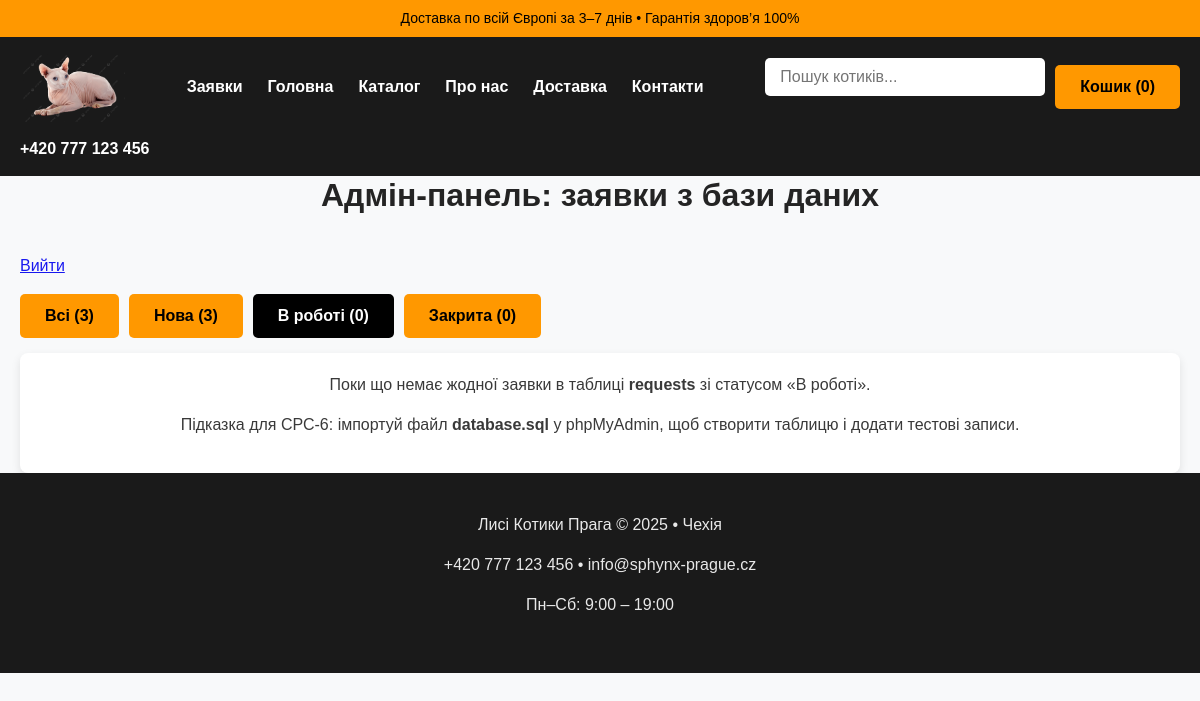
The page /admin_requests.php?page=1&status=in_progress (signed in) on the database as committed earlier.
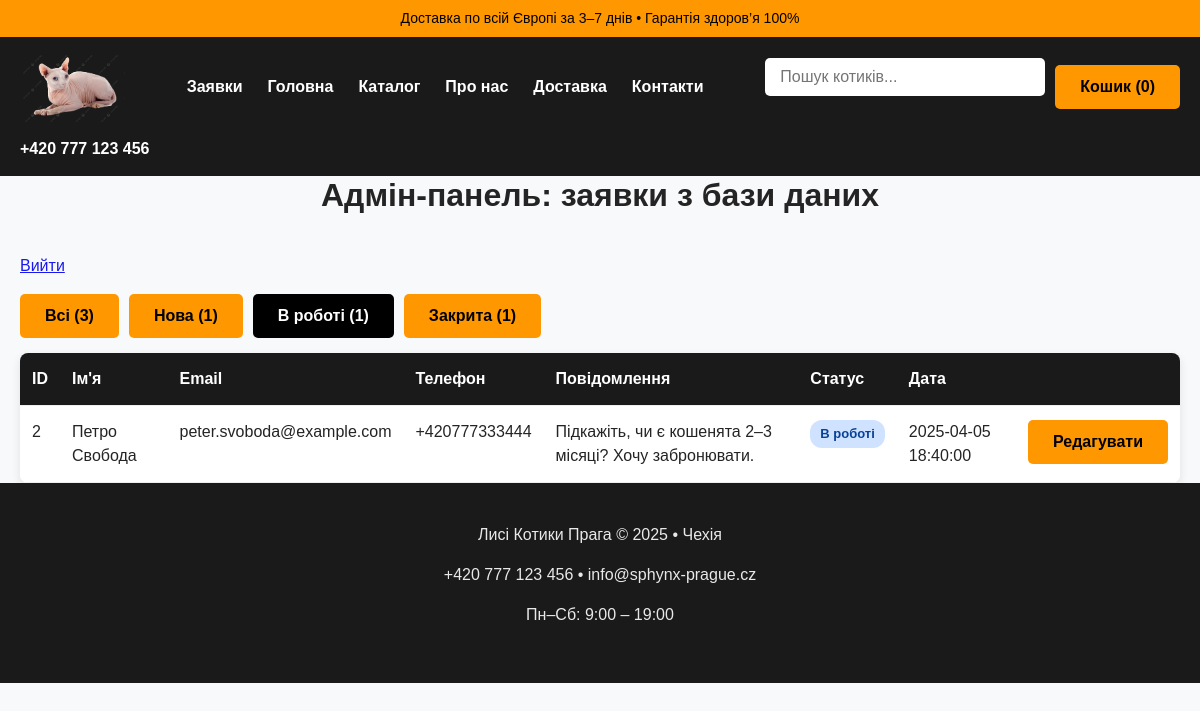
The same page on the database as committed later.
### tables this page shows
CREATE TABLE IF NOT EXISTS requests (
    id INT UNSIGNED AUTO_INCREMENT PRIMARY KEY,
    name VARCHAR(100) NOT NULL,
    email VARCHAR(150) NOT NULL,
    phone VARCHAR(20) NULL,
    age VARCHAR(20) NULL,
    color VARCHAR(50) NULL,
    message TEXT NOT NULL,
    consent TINYINT(1) NOT NULL DEFAULT 0,
    status VARCHAR(20) NOT NULL DEFAULT 'new',
    created_at DATETIME NOT NULL DEFAULT CURRENT_TIMESTAMP
);

### src/RequestRepository.php (called while the page is built, shortened)
<?php
final class RequestRepository
{
    public function all(?string $status = null, int $limit = 20, int $offset = 0): array
    {
        $sql = 'SELECT * FROM requests';
        $params = [];
        if ($status !== null) {
            $sql .= ' WHERE status = ?';
            $params[] = $status;
        }
        $sql .= ' ORDER BY id DESC LIMIT ? OFFSET ?';
        $stmt = $this->pdo->prepare($sql);
        $position = 1;
        foreach ($params as $param) {
            $stmt->bindValue($position++, $param);
        }
        $stmt->bindValue($position++, $limit, PDO::PARAM_INT);
        $stmt->bindValue($position++, $offset, PDO::PARAM_INT);
        $stmt->execute();
        return array_map(
            static fn (array $row): RequestRecord => RequestRecord::fromRow($row),
            $stmt->fetchAll(PDO::FETCH_ASSOC)
        );
    }
    public function count(?string $status = null): int
    {
        $sql = 'SELECT COUNT(*) FROM requests';
        $params = [];
        if ($status !== null) {
            $sql .= ' WHERE status = ?';
            $params[] = $status;
        }
        $stmt = $this->pdo->prepare($sql);
        $stmt->execute($params);
        return (int) $stmt->fetchColumn();
    }
}

### src/RequestStatus.php (called while the page is built, shortened)
<?php
final class RequestStatus
{
    public static function all(): array
    {
        return [self::NEW, self::IN_PROGRESS, self::CLOSED];
    }
    public static function ukrainianLabel(string $status): string
    {
        return match ($status) {
            self::NEW => 'Нова',
            self::IN_PROGRESS => 'В роботі',
            self::CLOSED => 'Закрита',
            default => $status,
        };
    }
}

### src/RequestRecord.php (called while the page is built, shortened)
<?php
final class RequestRecord
{
    public static function fromRow(array $row): self
    {
        return new self(
            id: (int) $row['id'],
            name: (string) $row['name'],
            email: (string) $row['email'],
            phone: $row['phone'] !== null ? (string) $row['phone'] : null,
            age: $row['age'] !== null ? (string) $row['age'] : null,
            color: $row['color'] !== null ? (string) $row['color'] : null,
            message: (string) $row['message'],
            consent: (bool) $row['consent'],
            status: (string) ($row['status'] ?? RequestStatus::NEW),
            createdAt: (string) $row['created_at'],
        );
    }
}

### admin_requests.php (the view, shortened to what this page needs)
<?php
include __DIR__ . '/includes/header.php';
$repo = new RequestRepository($pdo);
$statusFilter = $_GET['status'] ?? null;
$perPage = 10;
$page = max(1, (int) ($_GET['page'] ?? 1));
$total = $repo->count($statusFilter);
$totalPages = max(1, (int) ceil($total / $perPage));
$page = min($page, $totalPages);
$requests = $repo->all($statusFilter, $perPage, ($page - 1) * $perPage);
function status_query(?string $status, int $page): string
{
    $params = ['page' => $page];
    if ($status !== null) {
        $params['status'] = $status;
    }
    return '?' . http_build_query($params);
}
?>
<h2 class="section-title">Адмін-панель: заявки з бази даних</h2>
<p><a href="logout.php">Вийти</a></p>
<div class="status-filters">
    <a href="<?= htmlspecialchars(status_query(null, 1)) ?>" class="button <?= $statusFilter === null ? 'active' : '' ?>">Всі (<?= $repo->count() ?>)</a>
    <?php foreach (RequestStatus::all() as $status): ?>
        <a href="<?= htmlspecialchars(status_query($status, 1)) ?>" class="button <?= $statusFilter === $status ? 'active' : '' ?>">
            <?= htmlspecialchars(RequestStatus::ukrainianLabel($status)) ?> (<?= $repo->count($status) ?>)
        </a>
    <?php endforeach; ?>
</div>
<?php if ($total === 0): ?>
    <div class="card">
        <p>Поки що немає жодної заявки в таблиці <strong>requests</strong><?= $statusFilter !== null ? ' зі статусом «' . htmlspecialchars(RequestStatus::ukrainianLabel($statusFilter)) . '»' : '' ?>.</p>
        <p>Підказка для СРС‑6: імпортуй файл <strong>database.sql</strong> у phpMyAdmin, щоб створити таблицю і додати тестові записи.</p>
    </div>
<?php else: ?>
    <div class="card table-card">
        <div class="table-wrapper">
            <table class="data-table">
                <thead>
                <tr>
                    <th>ID</th>
                    <th>Ім'я</th>
                    <th>Email</th>
                    <th>Телефон</th>
                    <th>Повідомлення</th>
                    <th>Статус</th>
                    <th>Дата</th>
                    <th></th>
                </tr>
                </thead>
                <tbody>
                <?php foreach ($requests as $r): ?>
                    <tr>
                        <td><?= $r->id ?></td>
                        <td><?= htmlspecialchars($r->name) ?></td>
                        <td><?= htmlspecialchars($r->email) ?></td>
                        <td><?= htmlspecialchars($r->phone ?? '—') ?></td>
                        <td><?= nl2br(htmlspecialchars($r->message)) ?></td>
                        <td><span class="status-badge status-<?= htmlspecialchars($r->status) ?>"><?= htmlspecialchars(RequestStatus::ukrainianLabel($r->status)) ?></span></td>
                        <td><?= htmlspecialchars($r->createdAt) ?></td>
                        <td><a href="edit_request.php?id=<?= $r->id ?>" class="button">Редагувати</a></td>
                    </tr>
                <?php endforeach; ?>
                </tbody>
            </table>
        </div>
    </div>
<?php endif; ?>
<?php include __DIR__ . '/includes/footer.php'; ?>

### includes/header.php (shortened to what this page needs)
<!DOCTYPE html>
<html lang="uk">
<head>
    <link rel="stylesheet" href="assets/css/style.css">
</head>
<body>
<div class="top-bar">Доставка по всій Європі за 3–7 днів • Гарантія здоров’я 100%</div>
<header class="header">
    <div class="container">
        <img src="assets/images/logo.png" alt="Лисі Котики Прага" class="logo">
        <nav class="nav">
            <a href="admin_requests.php">Заявки</a>
            <a href="index.html">Головна</a>
            <a href="index.html#catalog">Каталог</a>
            <a href="about.html">Про нас</a>
            <a href="#">Доставка</a>
            <a href="contacts.html">Контакти</a>
        </nav>
        <div class="search-cart">
            <input type="text" placeholder="Пошук котиків...">
            <a href="#" class="button">Кошик (0)</a>
        </div>
        <div class="phone">+420 777 123 456</div>
    </div>
</header>
<main class="container">

### includes/footer.php
</main>
<footer>
    <div class="container">
        <p>Лисі Котики Прага © 2025 • Чехія</p>
        <p>+420 777 123 456 • info@sphynx-prague.cz</p>
        <p>Пн–Сб: 9:00 – 19:00</p>
    </div>
</footer>
</body>
</html>

### assets/css/style.css (style rules this page uses)
* { box-sizing: border-box; }
body { margin: 0; font-family: Arial, sans-serif; line-height: 1.5; color: #242424; background: #f8f9fa; }
h1, h2, h3 { margin: 0 0 16px; line-height: 1.2; font-weight: bold; }
p { margin: 0 0 16px; opacity: 0.9; }
.container { max-width: 1200px; margin: 0 auto; padding: 0 20px; }
.section-title { text-align: center; margin-bottom: 40px; font-size: 32px; }
.top-bar { background: #ff9800; color: #000; text-align: center; padding: 8px; font-size: 14px; }
.header { background: #1a1a1a; color: white; padding: 15px 0; }
.header .container { display: flex; align-items: center; justify-content: space-between; flex-wrap: wrap; gap: 20px; }
.logo { height: 70px; }
.nav { display: flex; gap: 25px; }
.nav a { color: white; text-decoration: none; font-weight: bold; white-space: nowrap; }
.search-cart { display: flex; align-items: center; gap: 10px; }
.search-cart input { width: 280px; padding: 10px 15px; border-radius: 5px; border: none; }
.button { background: #ff9800; color: #000; padding: 10px 25px; text-decoration: none; font-weight: bold; border-radius: 5px; white-space: nowrap; display: inline-block; }
.phone { white-space: nowrap; font-weight: bold; }
.card, .cat-card, .service-card, .benefit-card, .step { background: white; border-radius: 8px; padding: 20px; box-shadow: 0 4px 10px rgba(0,0,0,0.1); text-align: center; }
input, select, textarea { width: 100%; padding: 12px; border: 1px solid #ccc; border-radius: 5px; margin-bottom: 20px; font-size: 16px; }
footer { background: #1a1a1a; color: white; padding: 40px 0; text-align: center; }
.header .container { flex-direction: column; align-items: center; gap: 15px; text-align: center; }
.nav { flex-direction: column; gap: 8px; width: 100%; text-align: center; }
@media (min-width: 768px) { .header .container { flex-direction: row; justify-content: space-between; align-items: center; } }
@media (min-width: 768px) { .nav { flex-direction: row; gap: 25px; width: auto; } }
.status-filters { display: flex; flex-wrap: wrap; gap: 10px; margin: 15px 0; }
.button.active { background: #000; color: #fff; }
.status-badge { display: inline-block; padding: 4px 10px; border-radius: 12px; font-size: 13px; font-weight: bold; white-space: nowrap; }
.status-in_progress { background: #cfe2ff; color: #084298; }
.table-card { padding: 0; overflow: hidden; }
.table-wrapper { overflow-x: auto; }
.data-table { width: 100%; border-collapse: collapse; background: #fff; }
.data-table th, .data-table td { padding: 14px 12px; border-bottom: 1px solid #eee; text-align: left; vertical-align: top; }
.data-table th { background: #1a1a1a; color: #fff; position: sticky; top: 0; }
.data-table td:last-child, .data-table th:last-child { white-space: nowrap; }

Rows that differ between the two databases and show on the page:
now on this page (row edited): requests: id "2", name "Петро Свобода", email "peter.svoboda@example.com", phone "+420777333444", message "Підкажіть, чи є кошенята 2–3 місяці? Хочу забронювати.", status "В роботі", created_at "2025-04-05 18:40:00"
Other text that changed with them:
RequestStatus::ukrainianLabel($statusFilter): "В роботі" → (not shown)
new list line: "Нова ( 1 )"
new list line: "В роботі ( 1 )"
new list line: "Закрита ( 1 )"
text no longer shown: "Поки що немає жодної заявки в таблиці requests зі статусом « » . Підказка для СРС‑6: імпортуй файл database.sql у phpMyAdmin, щоб створити таблицю і додати тестові записи."
text now shown: "ID Ім'я Email Телефон Повідомлення Статус Дата"
list line gone: "Нова ( 3 )"
list line gone: "В роботі ( 0 )"
list line gone: "Закрита ( 0 )"
